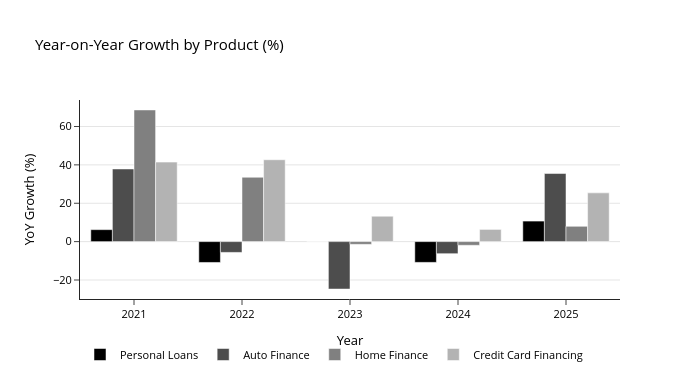

Source (notebook cell):
### Code cell
import plotly.graph_objects as go

cols = {
    "Personal_Loans_YoY_%": ("Personal Loans", "#000000"),
    "Auto_Finance_YoY_%": ("Auto Finance", "#4D4D4D"),
    "Home_Finance_YoY_%": ("Home Finance", "#808080"),
    "Credit_Card_Financing_YoY_%": ("Credit Card Financing", "#B3B3B3")
}

data = product_analysis.dropna(subset=list(cols))

fig = go.Figure([
    go.Bar(x=data["Year"].astype(str), y=data[c], name=n, marker_color=color)
    for c, (n, color) in cols.items()
])

fig.update_layout(
    title="Year-on-Year Growth by Product (%)",
    barmode="group", template="simple_white",
    xaxis=dict(title="Year"),
    yaxis=dict(title="YoY Growth (%)", showgrid=True, gridcolor="#E5E5E5"),
    width=700, height=380,
    legend=dict(orientation="h", y=-0.2),
    font=dict(color="black", size=11)
)

fig.show()

### Figure 1 — Plotly figure (JSON) as saved in the notebook; plotly's stock layout.template omitted (floating-point values rounded to 4 significant figures)
{"data": [{"marker": {"color": "#000000"}, "name": "Personal Loans", "type": "bar", "x": ["2021", "2022", "2023", "2024", "2025"], "y": [6.24, -10.86, 0.03733, -10.82, 10.71]}, {"marker": {"color": "#4D4D4D"}, "name": "Auto Finance", "type": "bar", "x": ["2021", "2022", "2023", "2024", "2025"], "y": [37.87, -5.622, -24.72, -6.289, 35.49]}, {"marker": {"color": "#808080"}, "name": "Home Finance", "type": "bar", "x": ["2021", "2022", "2023", "2024", "2025"], "y": [68.62, 33.54, -1.422, -1.923, 7.99]}, {"marker": {"color": "#B3B3B3"}, "name": "Credit Card Financing", "type": "bar", "x": ["2021", "2022", "2023", "2024", "2025"], "y": [41.43, 42.68, 13.23, 6.364, 25.41]}], "layout": {"barmode": "group", "font": {"color": "black", "size": 11}, "height": 380, "legend": {"orientation": "h", "y": -0.2}, "title": {"text": "Year-on-Year Growth by Product (%)"}, "width": 700, "xaxis": {"title": {"text": "Year"}}, "yaxis": {"gridcolor": "#E5E5E5", "showgrid": true, "title": {"text": "YoY Growth (%)"}}}}
